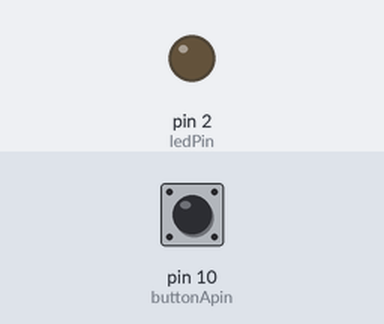
Bench run of a sketch on a simulated Arduino Uno, built with avr-gcc and run on an emulated ATmega328P. Parts: output pins drawn as LEDs (lit = HIGH). Dashed ring = blinking. The test bench sets the inputs (shaded band); at power-on: pin 10 (buttonApin) HIGH.

Above: at 1.2 s.
1.3 s: pin 10 (buttonApin) pulled LOW for 1 s
At 3.0 s:
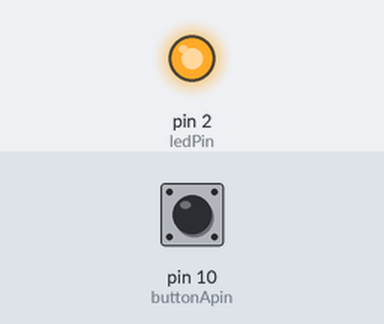
3.8 s: pin 10 (buttonApin) pulled LOW for 0.15 s
At 4.3 s:
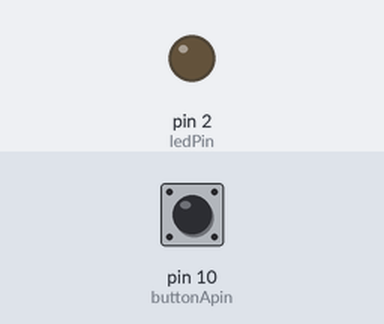
5.4 s: pin 10 (buttonApin) pulled LOW for 3.2 s
At 5.5 s:
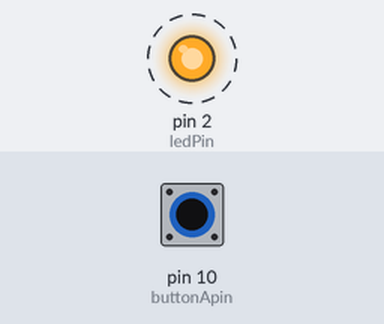
Timing chart, 0 to 9.9 s (numbered marks = the images above; inputs shaded):
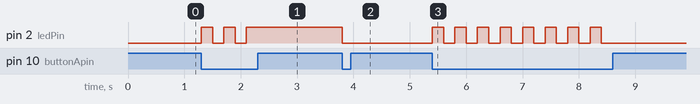

The sketch:

Digital_Inputs.ino
```cpp
int ledPin = 2;
int buttonApin = 10;

int state = 1;

void setup()
{
  pinMode(ledPin, OUTPUT);
  pinMode(buttonApin, INPUT_PULLUP);

}

void loop()
{
 delay(100);
  if (digitalRead(buttonApin) == LOW)

  {
    digitalWrite(ledPin, state);
    state = 1-state;//Recognition of different detection values
    delay(100); //Remove keystroke jitter delay
  }

}
```

Measured:
- after the input at 1.3 s, pin 2 (ledPin): alternates HIGH for 0.20 s and LOW for 0.20 s, 5 changes in all, then stays HIGH, starting at once
- after the input at 3.8 s, pin 2 (ledPin): HIGH → LOW at once
- after the input at 5.4 s, pin 2 (ledPin): alternates HIGH for 0.20 s and LOW for 0.20 s, 16 changes in all, then stays LOW, starting at once
